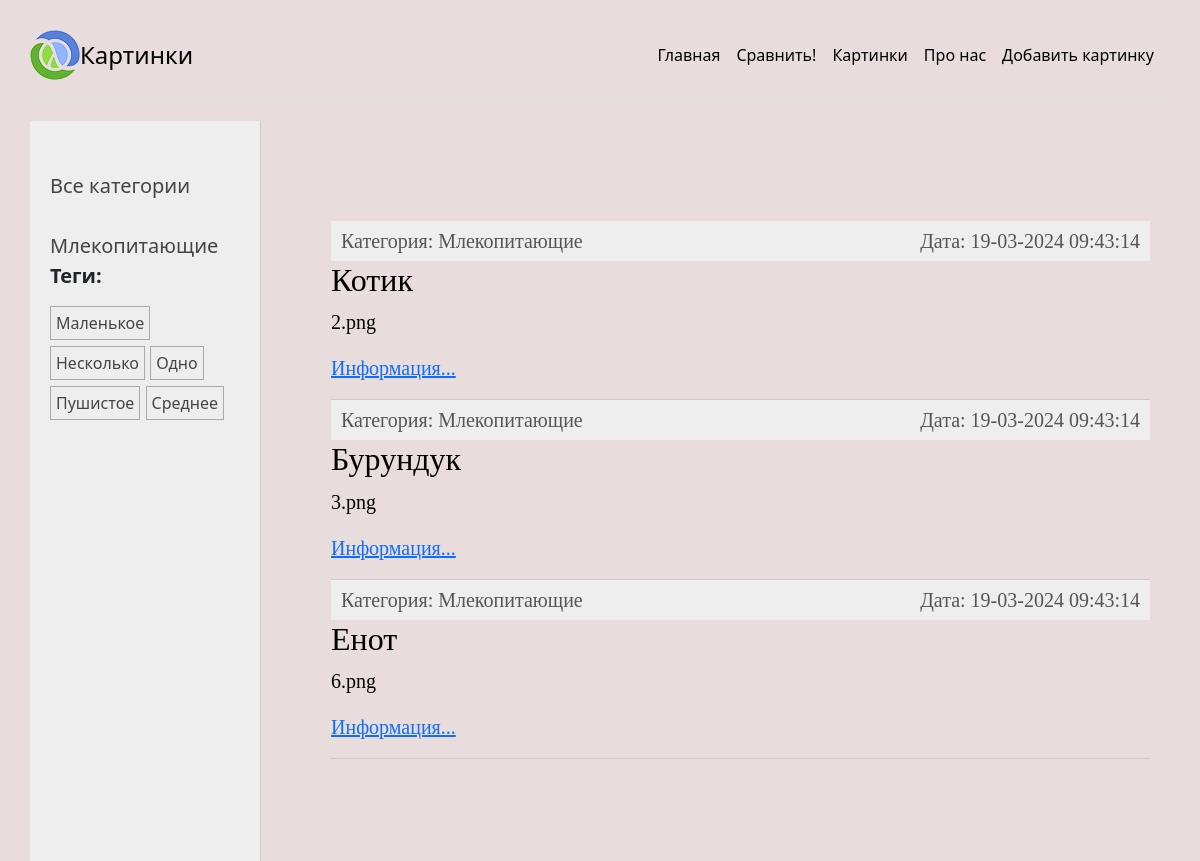
Before: /tag/small/ with the older database file.
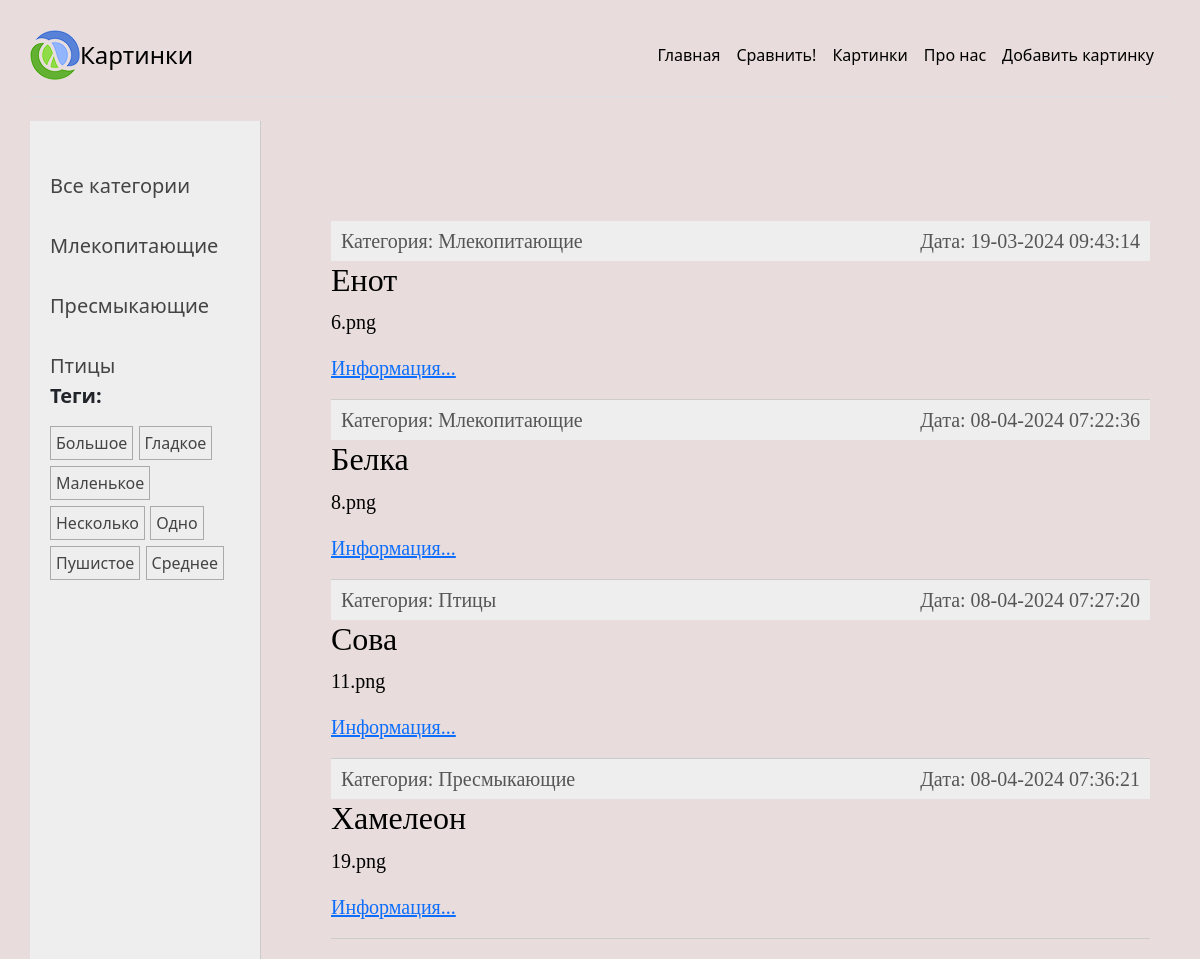
After: the same page with the newer database file.
### myFirstProject/models.py (models this page shows, shortened)
class Category(models.Model):
    name = models.CharField(max_length=100, db_index=True, verbose_name="Категория")
    slug = models.SlugField(max_length=255, unique=True, db_index=True)
    class Meta:
        verbose_name = "Категория"
        verbose_name_plural = "Категории"
    def get_absolute_url(self):
        return reverse('category', kwargs={'cat_slug': self.slug})

class TagPost(models.Model):
    tag = models.CharField(max_length=100, db_index=True)
    slug = models.SlugField(max_length=255, unique=True, db_index=True)
    def get_absolute_url(self):
        return reverse('tag', kwargs={'tag_slug': self.slug})

class Photo(models.Model):
    class Status(models.IntegerChoices):
        DRAFT = 0, 'Черновик'
        PUBLISHED = 1, 'Опубликовано'
    title = models.CharField(max_length=255, verbose_name="Заголовок")
    slug = models.SlugField(max_length=255, unique=True, db_index=True, verbose_name="Slug")
    content = models.ImageField( null=True, blank=True, verbose_name="Фото")
    points = models.IntegerField(verbose_name="Очки", null=True, default=400)
    tim_create = models.DateTimeField(auto_now_add=True, verbose_name="Время создания")
    tim_update = models.DateTimeField(auto_now=True, verbose_name="Время изменения")
    is_published = models.BooleanField(choices=tuple(map(lambda x: (bool(x[0]), x[1]), Status.choices)), default=Status.DRAFT, verbose_name="Статус")
    cat = models.ForeignKey('Category', on_delete=models.PROTECT, related_name='posts', verbose_name="Категория")
    tags = models.ManyToManyField('TagPost', blank=True, related_name='tags', verbose_name="Тэг")
    author = models.OneToOneField('Author', on_delete=models.SET_NULL, null=True,
                                  blank=True, related_name='pho', verbose_name="Автор")
    objects = models.Manager()
    published = PublishedManager()
    class Meta:
        verbose_name = "Список фотографий"
        verbose_name_plural = "Список фотографий"
        ordering = ['tim_create']
        indexes = [
            models.Index(fields=['tim_create']),
        ]
    def get_absolute_url(self):
        return reverse('photo', kwargs={'photo_slug': self.slug})

### myFirstProject/views.py (the view)
# urls.py: path('tag/<slug:tag_slug>/', views.TagPostList.as_view(), name='tag'),
class TagPostList(DataMixin, ListView):
    template_name = 'myFirstProject/photos.html'
    context_object_name = 'posts'
    allow_empty = False
    def get_context_data(self, *, object_list=None,**kwargs):
        context = super().get_context_data(**kwargs)
        tag = TagPost.objects.get(slug=self.kwargs['tag_slug'])
        return self.get_mixin_context(context, title='Тег: ' + tag.tag)
    def get_queryset(self):
        return Photo.published.filter(tags__slug=self.kwargs['tag_slug']).select_related('cat')

### myFirstProject/models.py (called while the page is built)
    def get_queryset(self):
        return super().get_queryset().filter(is_published=Photo.Status.PUBLISHED)

### myFirstProject/templatetags/photo_tags.py (called while the page is built)
@register.inclusion_tag('myFirstProject/list_categories.html')
def show_categories(cat_selected=0):
    cats = Category.objects.annotate(total=Count("posts")).filter(total__gt=0)
    return {'cats': cats, 'cat_selected': cat_selected}

@register.inclusion_tag('myFirstProject/list_tags.html')
def show_all_tags():
    return {'tags': TagPost.objects.annotate(total=Count("tags")).filter(total__gt=0)}

### myFirstProject/utils.py (called while the page is built)
    def get_mixin_context(self, context, **kwargs):
        context['dict'] = menu
        context['cat_selected'] = None
        context.update(kwargs)
        return context

### myFirstProject/templates/myFirstProject/photos.html (shortened to what this page needs)
{% extends 'base.html' %}
{% block content %}
<ul class="list-articles">
    {% for p in posts %}
    <li><div class="article-panel">
        <p class="first">Категория: {{p.cat.name}}</p>
        <p class="last">Дата: {{p.tim_update|date:"d-m-Y H:i:s"}}</p>
        </div>
        <h2>{{p.title}}</h2>
        {% autoescape off%}
        {{p.content|linebreaks|truncatewords:40}}
        {% endautoescape %}
        <p class="link-read-photo"><a href="{{ p.get_absolute_url }}"> Информация... </a></p>
        </li>
    {% endfor %}
</ul>
{% endblock %}

### myFirstProject/templates/myFirstProject/list_categories.html
{% for cat in cats %}
{% if cat.id == cat_selected %}
<li class="selected"> {{cat.name}}</li>
{% else %}
<li><a href="{{ cat.get_absolute_url }}">{{cat.name}}</a></li>
{% endif %}
{% endfor %}

### myFirstProject/templates/myFirstProject/list_tags.html
{% if tags %}
    <p><b>Теги:</b></p>
    <ul class="tags-list">
        {% for t in tags %}
        <li><a href="{{t.get_absolute_url}}">{{t.tag}}</a></li>
        {% endfor %}
    </ul>
{% endif %}

Changed rows visible on the page:
no longer on this page (row edited): Photo: cat.name "Млекопитающие", tim_update "19-03-2024 09:43:14", title "Котик", content "2.png"
no longer on this page (row edited): Photo: cat.name "Млекопитающие", tim_update "19-03-2024 09:43:14", title "Бурундук", content "3.png"
now on this page (row unchanged): Category: name "Пресмыкающие"
now on this page (row unchanged): Category: name "Птицы"
now on this page (row unchanged): TagPost: tag "Большое"
now on this page (row unchanged): TagPost: tag "Гладкое"
added Photo: cat.name "Млекопитающие", tim_update "08-04-2024 07:22:36", title "Белка", content "8.png"
added Photo: cat.name "Птицы", tim_update "08-04-2024 07:27:20", title "Сова", content "11.png"
added Photo: cat.name "Пресмыкающие", tim_update "08-04-2024 07:36:21", title "Хамелеон", content "19.png"
